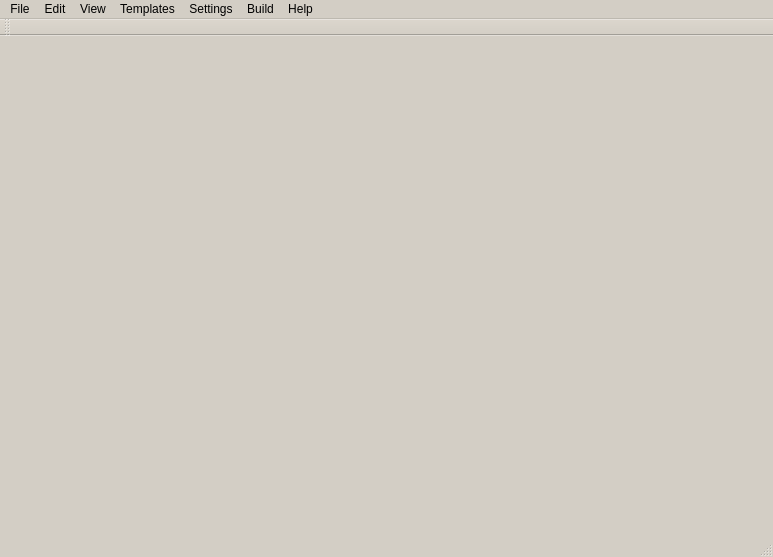
<?xml version="1.0" encoding="UTF-8"?>
<ui version="4.0">
 <class>kuzyaForm</class>
 <widget class="QMainWindow" name="kuzyaForm">
  <property name="geometry">
   <rect>
    <x>0</x>
    <y>0</y>
    <width>773</width>
    <height>557</height>
   </rect>
  </property>
  <property name="baseSize">
   <size>
    <width>150</width>
    <height>0</height>
   </size>
  </property>
  <property name="palette">
   <palette>
    <active>
     <colorrole role="WindowText">
      <brush brushstyle="SolidPattern">
       <color alpha="255">
        <red>0</red>
        <green>0</green>
        <blue>0</blue>
       </color>
      </brush>
     </colorrole>
     <colorrole role="Button">
      <brush brushstyle="SolidPattern">
       <color alpha="255">
        <red>211</red>
        <green>206</green>
        <blue>197</blue>
       </color>
      </brush>
     </colorrole>
     <colorrole role="Light">
      <brush brushstyle="SolidPattern">
       <color alpha="255">
        <red>255</red>
        <green>255</green>
        <blue>255</blue>
       </color>
      </brush>
     </colorrole>
     <colorrole role="Midlight">
      <brush brushstyle="SolidPattern">
       <color alpha="255">
        <red>233</red>
        <green>230</green>
        <blue>226</blue>
       </color>
      </brush>
     </colorrole>
     <colorrole role="Dark">
      <brush brushstyle="SolidPattern">
       <color alpha="255">
        <red>105</red>
        <green>103</green>
        <blue>98</blue>
       </color>
      </brush>
     </colorrole>
     <colorrole role="Mid">
      <brush brushstyle="SolidPattern">
       <color alpha="255">
        <red>141</red>
        <green>137</green>
        <blue>131</blue>
       </color>
      </brush>
     </colorrole>
     <colorrole role="Text">
      <brush brushstyle="SolidPattern">
       <color alpha="255">
        <red>0</red>
        <green>0</green>
        <blue>0</blue>
       </color>
      </brush>
     </colorrole>
     <colorrole role="BrightText">
      <brush brushstyle="SolidPattern">
       <color alpha="255">
        <red>255</red>
        <green>255</green>
        <blue>255</blue>
       </color>
      </brush>
     </colorrole>
     <colorrole role="ButtonText">
      <brush brushstyle="SolidPattern">
       <color alpha="255">
        <red>0</red>
        <green>0</green>
        <blue>0</blue>
       </color>
      </brush>
     </colorrole>
     <colorrole role="Base">
      <brush brushstyle="SolidPattern">
       <color alpha="255">
        <red>255</red>
        <green>255</green>
        <blue>255</blue>
       </color>
      </brush>
     </colorrole>
     <colorrole role="Window">
      <brush brushstyle="SolidPattern">
       <color alpha="255">
        <red>211</red>
        <green>206</green>
        <blue>197</blue>
       </color>
      </brush>
     </colorrole>
     <colorrole role="Shadow">
      <brush brushstyle="SolidPattern">
       <color alpha="255">
        <red>0</red>
        <green>0</green>
        <blue>0</blue>
       </color>
      </brush>
     </colorrole>
     <colorrole role="AlternateBase">
      <brush brushstyle="SolidPattern">
       <color alpha="255">
        <red>233</red>
        <green>230</green>
        <blue>226</blue>
       </color>
      </brush>
     </colorrole>
     <colorrole role="ToolTipBase">
      <brush brushstyle="SolidPattern">
       <color alpha="255">
        <red>255</red>
        <green>255</green>
        <blue>220</blue>
       </color>
      </brush>
     </colorrole>
     <colorrole role="ToolTipText">
      <brush brushstyle="SolidPattern">
       <color alpha="255">
        <red>0</red>
        <green>0</green>
        <blue>0</blue>
       </color>
      </brush>
     </colorrole>
    </active>
    <inactive>
     <colorrole role="WindowText">
      <brush brushstyle="SolidPattern">
       <color alpha="255">
        <red>0</red>
        <green>0</green>
        <blue>0</blue>
       </color>
      </brush>
     </colorrole>
     <colorrole role="Button">
      <brush brushstyle="SolidPattern">
       <color alpha="255">
        <red>211</red>
        <green>206</green>
        <blue>197</blue>
       </color>
      </brush>
     </colorrole>
     <colorrole role="Light">
      <brush brushstyle="SolidPattern">
       <color alpha="255">
        <red>255</red>
        <green>255</green>
        <blue>255</blue>
       </color>
      </brush>
     </colorrole>
     <colorrole role="Midlight">
      <brush brushstyle="SolidPattern">
       <color alpha="255">
        <red>233</red>
        <green>230</green>
        <blue>226</blue>
       </color>
      </brush>
     </colorrole>
     <colorrole role="Dark">
      <brush brushstyle="SolidPattern">
       <color alpha="255">
        <red>105</red>
        <green>103</green>
        <blue>98</blue>
       </color>
      </brush>
     </colorrole>
     <colorrole role="Mid">
      <brush brushstyle="SolidPattern">
       <color alpha="255">
        <red>141</red>
        <green>137</green>
        <blue>131</blue>
       </color>
      </brush>
     </colorrole>
     <colorrole role="Text">
      <brush brushstyle="SolidPattern">
       <color alpha="255">
        <red>0</red>
        <green>0</green>
        <blue>0</blue>
       </color>
      </brush>
     </colorrole>
     <colorrole role="BrightText">
      <brush brushstyle="SolidPattern">
       <color alpha="255">
        <red>255</red>
        <green>255</green>
        <blue>255</blue>
       </color>
      </brush>
     </colorrole>
     <colorrole role="ButtonText">
      <brush brushstyle="SolidPattern">
       <color alpha="255">
        <red>0</red>
        <green>0</green>
        <blue>0</blue>
       </color>
      </brush>
     </colorrole>
     <colorrole role="Base">
      <brush brushstyle="SolidPattern">
       <color alpha="255">
        <red>255</red>
        <green>255</green>
        <blue>255</blue>
       </color>
      </brush>
     </colorrole>
     <colorrole role="Window">
      <brush brushstyle="SolidPattern">
       <color alpha="255">
        <red>211</red>
        <green>206</green>
        <blue>197</blue>
       </color>
      </brush>
     </colorrole>
     <colorrole role="Shadow">
      <brush brushstyle="SolidPattern">
       <color alpha="255">
        <red>0</red>
        <green>0</green>
        <blue>0</blue>
       </color>
      </brush>
     </colorrole>
     <colorrole role="AlternateBase">
      <brush brushstyle="SolidPattern">
       <color alpha="255">
        <red>233</red>
        <green>230</green>
        <blue>226</blue>
       </color>
      </brush>
     </colorrole>
     <colorrole role="ToolTipBase">
      <brush brushstyle="SolidPattern">
       <color alpha="255">
        <red>255</red>
        <green>255</green>
        <blue>220</blue>
       </color>
      </brush>
     </colorrole>
     <colorrole role="ToolTipText">
      <brush brushstyle="SolidPattern">
       <color alpha="255">
        <red>0</red>
        <green>0</green>
        <blue>0</blue>
       </color>
      </brush>
     </colorrole>
    </inactive>
    <disabled>
     <colorrole role="WindowText">
      <brush brushstyle="SolidPattern">
       <color alpha="255">
        <red>105</red>
        <green>103</green>
        <blue>98</blue>
       </color>
      </brush>
     </colorrole>
     <colorrole role="Button">
      <brush brushstyle="SolidPattern">
       <color alpha="255">
        <red>211</red>
        <green>206</green>
        <blue>197</blue>
       </color>
      </brush>
     </colorrole>
     <colorrole role="Light">
      <brush brushstyle="SolidPattern">
       <color alpha="255">
        <red>255</red>
        <green>255</green>
        <blue>255</blue>
       </color>
      </brush>
     </colorrole>
     <colorrole role="Midlight">
      <brush brushstyle="SolidPattern">
       <color alpha="255">
        <red>233</red>
        <green>230</green>
        <blue>226</blue>
       </color>
      </brush>
     </colorrole>
     <colorrole role="Dark">
      <brush brushstyle="SolidPattern">
       <color alpha="255">
        <red>105</red>
        <green>103</green>
        <blue>98</blue>
       </color>
      </brush>
     </colorrole>
     <colorrole role="Mid">
      <brush brushstyle="SolidPattern">
       <color alpha="255">
        <red>141</red>
        <green>137</green>
        <blue>131</blue>
       </color>
      </brush>
     </colorrole>
     <colorrole role="Text">
      <brush brushstyle="SolidPattern">
       <color alpha="255">
        <red>105</red>
        <green>103</green>
        <blue>98</blue>
       </color>
      </brush>
     </colorrole>
     <colorrole role="BrightText">
      <brush brushstyle="SolidPattern">
       <color alpha="255">
        <red>255</red>
        <green>255</green>
        <blue>255</blue>
       </color>
      </brush>
     </colorrole>
     <colorrole role="ButtonText">
      <brush brushstyle="SolidPattern">
       <color alpha="255">
        <red>105</red>
        <green>103</green>
        <blue>98</blue>
       </color>
      </brush>
     </colorrole>
     <colorrole role="Base">
      <brush brushstyle="SolidPattern">
       <color alpha="255">
        <red>211</red>
        <green>206</green>
        <blue>197</blue>
       </color>
      </brush>
     </colorrole>
     <colorrole role="Window">
      <brush brushstyle="SolidPattern">
       <color alpha="255">
        <red>211</red>
        <green>206</green>
        <blue>197</blue>
       </color>
      </brush>
     </colorrole>
     <colorrole role="Shadow">
      <brush brushstyle="SolidPattern">
       <color alpha="255">
        <red>0</red>
        <green>0</green>
        <blue>0</blue>
       </color>
      </brush>
     </colorrole>
     <colorrole role="AlternateBase">
      <brush brushstyle="SolidPattern">
       <color alpha="255">
        <red>211</red>
        <green>206</green>
        <blue>197</blue>
       </color>
      </brush>
     </colorrole>
     <colorrole role="ToolTipBase">
      <brush brushstyle="SolidPattern">
       <color alpha="255">
        <red>255</red>
        <green>255</green>
        <blue>220</blue>
       </color>
      </brush>
     </colorrole>
     <colorrole role="ToolTipText">
      <brush brushstyle="SolidPattern">
       <color alpha="255">
        <red>0</red>
        <green>0</green>
        <blue>0</blue>
       </color>
      </brush>
     </colorrole>
    </disabled>
   </palette>
  </property>
  <property name="windowTitle">
   <string>Kuzya</string>
  </property>
  <property name="windowIcon">
   <iconset>
    <normaloff>:/menu/images/kuzya.png</normaloff>:/menu/images/kuzya.png</iconset>
  </property>
  <widget class="QWidget" name="centralwidget"/>
  <widget class="QMenuBar" name="menubar">
   <property name="geometry">
    <rect>
     <x>0</x>
     <y>0</y>
     <width>773</width>
     <height>22</height>
    </rect>
   </property>
   <widget class="QMenu" name="menuFile">
    <property name="title">
     <string>File</string>
    </property>
    <widget class="QMenu" name="menuRecent_Files">
     <property name="title">
      <string>Recent Files</string>
     </property>
    </widget>
    <addaction name="actionNew"/>
    <addaction name="actionOpen"/>
    <addaction name="menuRecent_Files"/>
    <addaction name="separator"/>
    <addaction name="actionSave"/>
    <addaction name="actionSave_as"/>
    <addaction name="separator"/>
    <addaction name="actionPrint"/>
    <addaction name="separator"/>
    <addaction name="actionExit"/>
   </widget>
   <widget class="QMenu" name="menuEdit">
    <property name="title">
     <string>Edit</string>
    </property>
    <addaction name="actionUndo"/>
    <addaction name="actionRedo"/>
    <addaction name="separator"/>
    <addaction name="actionCut"/>
    <addaction name="actionCopy"/>
    <addaction name="actionPaste"/>
    <addaction name="separator"/>
    <addaction name="actionSelect_all"/>
    <addaction name="separator"/>
    <addaction name="actionFind"/>
    <addaction name="actionReplace"/>
    <addaction name="separator"/>
    <addaction name="actionGoToLine"/>
    <addaction name="actionGoToMatchingBracket"/>
    <addaction name="separator"/>
   </widget>
   <widget class="QMenu" name="menuBuild">
    <property name="geometry">
     <rect>
      <x>802</x>
      <y>104</y>
      <width>138</width>
      <height>106</height>
     </rect>
    </property>
    <property name="minimumSize">
     <size>
      <width>120</width>
      <height>0</height>
     </size>
    </property>
    <property name="baseSize">
     <size>
      <width>150</width>
      <height>0</height>
     </size>
    </property>
    <property name="title">
     <string>Build</string>
    </property>
    <addaction name="actionCompile"/>
    <addaction name="actionRun"/>
   </widget>
   <widget class="QMenu" name="menuHelp">
    <property name="title">
     <string>Help</string>
    </property>
    <addaction name="actionKuzya_Help"/>
    <addaction name="actionAbout"/>
    <addaction name="actionAbout_Qt"/>
   </widget>
   <widget class="QMenu" name="menuTemplates">
    <property name="title">
     <string>Templates</string>
    </property>
   </widget>
   <widget class="QMenu" name="menuSettings">
    <property name="title">
     <string>Settings</string>
    </property>
    <widget class="QMenu" name="menuCompilation_Mode">
     <property name="title">
      <string>Compilation Mode</string>
     </property>
     <addaction name="actionDefaultMode"/>
     <addaction name="actionAlternativeMode"/>
     <addaction name="actionObjectMode"/>
     <addaction name="actionStaticLibMode"/>
     <addaction name="actionDynamicLibMode"/>
    </widget>
    <addaction name="actionNotificationList"/>
    <addaction name="menuCompilation_Mode"/>
    <addaction name="actionCommon"/>
   </widget>
   <widget class="QMenu" name="menuView">
    <property name="title">
     <string>View</string>
    </property>
    <addaction name="actionToggleFolds"/>
    <addaction name="separator"/>
    <addaction name="actionDefFontSize"/>
    <addaction name="actionEnlFont"/>
    <addaction name="actionShrinkFont"/>
    <addaction name="separator"/>
   </widget>
   <addaction name="menuFile"/>
   <addaction name="menuEdit"/>
   <addaction name="menuView"/>
   <addaction name="menuTemplates"/>
   <addaction name="menuSettings"/>
   <addaction name="menuBuild"/>
   <addaction name="menuHelp"/>
  </widget>
  <widget class="QStatusBar" name="statusbar"/>
  <widget class="QToolBar" name="toolBar">
   <property name="windowTitle">
    <string>toolBar</string>
   </property>
   <attribute name="toolBarArea">
    <enum>TopToolBarArea</enum>
   </attribute>
   <attribute name="toolBarBreak">
    <bool>false</bool>
   </attribute>
  </widget>
  <action name="actionNew">
   <property name="icon">
    <iconset>
     <normaloff>:/menu/images/filenew.png</normaloff>:/menu/images/filenew.png</iconset>
   </property>
   <property name="text">
    <string>New</string>
   </property>
   <property name="shortcut">
    <string>Ctrl+N</string>
   </property>
  </action>
  <action name="actionOpen">
   <property name="icon">
    <iconset>
     <normaloff>:/menu/images/fileopen.png</normaloff>:/menu/images/fileopen.png</iconset>
   </property>
   <property name="text">
    <string>Open</string>
   </property>
   <property name="shortcut">
    <string>Ctrl+O</string>
   </property>
  </action>
  <action name="actionSave">
   <property name="icon">
    <iconset>
     <normaloff>:/menu/images/filesave.png</normaloff>:/menu/images/filesave.png</iconset>
   </property>
   <property name="text">
    <string>Save</string>
   </property>
   <property name="shortcut">
    <string>Ctrl+S</string>
   </property>
  </action>
  <action name="actionSave_as">
   <property name="icon">
    <iconset>
     <normaloff>:/menu/images/filesaveas.png</normaloff>:/menu/images/filesaveas.png</iconset>
   </property>
   <property name="text">
    <string>Save as...</string>
   </property>
   <property name="shortcut">
    <string/>
   </property>
  </action>
  <action name="actionExit">
   <property name="icon">
    <iconset>
     <normaloff>:/menu/images/window_suppressed.png</normaloff>:/menu/images/window_suppressed.png</iconset>
   </property>
   <property name="text">
    <string>Exit</string>
   </property>
   <property name="shortcut">
    <string>Ctrl+Q</string>
   </property>
  </action>
  <action name="actionUndo">
   <property name="icon">
    <iconset>
     <normaloff>:/menu/images/undo.png</normaloff>:/menu/images/undo.png</iconset>
   </property>
   <property name="text">
    <string>Undo</string>
   </property>
   <property name="shortcut">
    <string>Ctrl+Z</string>
   </property>
  </action>
  <action name="actionRedo">
   <property name="icon">
    <iconset>
     <normaloff>:/menu/images/redo.png</normaloff>:/menu/images/redo.png</iconset>
   </property>
   <property name="text">
    <string>Redo</string>
   </property>
   <property name="shortcut">
    <string>Ctrl+Y</string>
   </property>
  </action>
  <action name="actionRun">
   <property name="icon">
    <iconset>
     <normaloff>:/menu/images/player_play.png</normaloff>:/menu/images/player_play.png</iconset>
   </property>
   <property name="text">
    <string>Run</string>
   </property>
   <property name="iconText">
    <string>Run  </string>
   </property>
   <property name="shortcut">
    <string>F9</string>
   </property>
  </action>
  <action name="actionCompile">
   <property name="icon">
    <iconset>
     <normaloff>:/menu/images/configure.png</normaloff>:/menu/images/configure.png</iconset>
   </property>
   <property name="text">
    <string>Compile</string>
   </property>
   <property name="iconText">
    <string>Compile</string>
   </property>
   <property name="shortcut">
    <string>F8</string>
   </property>
  </action>
  <action name="actionAbout">
   <property name="icon">
    <iconset>
     <normaloff>:/menu/images/metacontact_offline.png</normaloff>:/menu/images/metacontact_offline.png</iconset>
   </property>
   <property name="text">
    <string>About Kuzya</string>
   </property>
   <property name="toolTip">
    <string>About Kuzya</string>
   </property>
  </action>
  <action name="actionCut">
   <property name="icon">
    <iconset>
     <normaloff>:/menu/images/editcut.png</normaloff>:/menu/images/editcut.png</iconset>
   </property>
   <property name="text">
    <string>Cut</string>
   </property>
  </action>
  <action name="actionCopy">
   <property name="icon">
    <iconset>
     <normaloff>:/menu/images/editcopy.png</normaloff>:/menu/images/editcopy.png</iconset>
   </property>
   <property name="text">
    <string>Copy</string>
   </property>
  </action>
  <action name="actionPaste">
   <property name="icon">
    <iconset>
     <normaloff>:/menu/images/editpaste.png</normaloff>:/menu/images/editpaste.png</iconset>
   </property>
   <property name="text">
    <string>Paste</string>
   </property>
  </action>
  <action name="actionGoToLine">
   <property name="icon">
    <iconset>
     <normaloff/>
    </iconset>
   </property>
   <property name="text">
    <string>Go to line...</string>
   </property>
   <property name="shortcut">
    <string>Alt+G</string>
   </property>
  </action>
  <action name="actionGoToMatchingBracket">
   <property name="text">
    <string>Go to matching bracket</string>
   </property>
   <property name="shortcut">
    <string>Alt+B</string>
   </property>
  </action>
  <action name="actionCommon">
   <property name="text">
    <string>Common</string>
   </property>
   <property name="shortcut">
    <string>Ctrl+Shift+C</string>
   </property>
  </action>
  <action name="openLast1st">
   <property name="text">
    <string>1.</string>
   </property>
  </action>
  <action name="openLast2nd">
   <property name="text">
    <string>2.</string>
   </property>
  </action>
  <action name="openLast3d">
   <property name="text">
    <string>3.</string>
   </property>
  </action>
  <action name="openLast4th">
   <property name="text">
    <string>4.</string>
   </property>
  </action>
  <action name="openLast5th">
   <property name="text">
    <string>5.</string>
   </property>
  </action>
  <action name="actionFind">
   <property name="icon">
    <iconset>
     <normaloff>:/menu/images/find.png</normaloff>:/menu/images/find.png</iconset>
   </property>
   <property name="text">
    <string>Find</string>
   </property>
   <property name="shortcut">
    <string>Ctrl+F</string>
   </property>
  </action>
  <action name="actionReplace">
   <property name="icon">
    <iconset>
     <normaloff>:/menu/images/text_replace.png</normaloff>:/menu/images/text_replace.png</iconset>
   </property>
   <property name="text">
    <string>Replace</string>
   </property>
   <property name="shortcut">
    <string>Ctrl+Shift+R</string>
   </property>
  </action>
  <action name="actionPrint">
   <property name="enabled">
    <bool>true</bool>
   </property>
   <property name="icon">
    <iconset>
     <normaloff>:/menu/images/printer.png</normaloff>:/menu/images/printer.png</iconset>
   </property>
   <property name="text">
    <string>Print</string>
   </property>
   <property name="shortcut">
    <string>Ctrl+P</string>
   </property>
  </action>
  <action name="actionKuzya_Help">
   <property name="text">
    <string>Kuzya Help  </string>
   </property>
   <property name="shortcut">
    <string>F1</string>
   </property>
  </action>
  <action name="actionSelect_all">
   <property name="text">
    <string>Select all</string>
   </property>
   <property name="shortcut">
    <string>Ctrl+A</string>
   </property>
  </action>
  <action name="actionNotificationList">
   <property name="checkable">
    <bool>true</bool>
   </property>
   <property name="icon">
    <iconset>
     <normaloff>:/menu/images/application_view_list.png</normaloff>:/menu/images/application_view_list.png</iconset>
   </property>
   <property name="text">
    <string>Show notifications</string>
   </property>
   <property name="toolTip">
    <string>Show notifications</string>
   </property>
   <property name="shortcut">
    <string>F10</string>
   </property>
  </action>
  <action name="actionToggleFolds">
   <property name="text">
    <string>Toggle All Folds</string>
   </property>
  </action>
  <action name="actionDefFontSize">
   <property name="icon">
    <iconset>
     <normaloff>:/menu/images/default_font_size.png</normaloff>:/menu/images/default_font_size.png</iconset>
   </property>
   <property name="text">
    <string>Default Font Size</string>
   </property>
  </action>
  <action name="actionEnlFont">
   <property name="icon">
    <iconset>
     <normaloff>:/menu/images/font_enlarge.png</normaloff>:/menu/images/font_enlarge.png</iconset>
   </property>
   <property name="text">
    <string>Enlarge Font</string>
   </property>
   <property name="shortcut">
    <string>Ctrl++</string>
   </property>
  </action>
  <action name="actionShrinkFont">
   <property name="icon">
    <iconset>
     <normaloff>:/menu/images/font_shrink.png</normaloff>:/menu/images/font_shrink.png</iconset>
   </property>
   <property name="text">
    <string>Shrink Font</string>
   </property>
   <property name="shortcut">
    <string>Ctrl+-</string>
   </property>
  </action>
  <action name="actionAbout_Qt">
   <property name="text">
    <string>About Qt</string>
   </property>
  </action>
  <action name="actionDefaultMode">
   <property name="checkable">
    <bool>true</bool>
   </property>
   <property name="text">
    <string>Default</string>
   </property>
  </action>
  <action name="actionObjectMode">
   <property name="checkable">
    <bool>true</bool>
   </property>
   <property name="text">
    <string>Create object file</string>
   </property>
  </action>
  <action name="actionStaticLibMode">
   <property name="checkable">
    <bool>true</bool>
   </property>
   <property name="text">
    <string>Build static library</string>
   </property>
  </action>
  <action name="actionDynamicLibMode">
   <property name="checkable">
    <bool>true</bool>
   </property>
   <property name="text">
    <string>Build dynamic library</string>
   </property>
  </action>
  <action name="actionAlternativeMode">
   <property name="checkable">
    <bool>true</bool>
   </property>
   <property name="text">
    <string>Alternative</string>
   </property>
  </action>
 </widget>
 <resources/>
 <connections/>
</ui>
